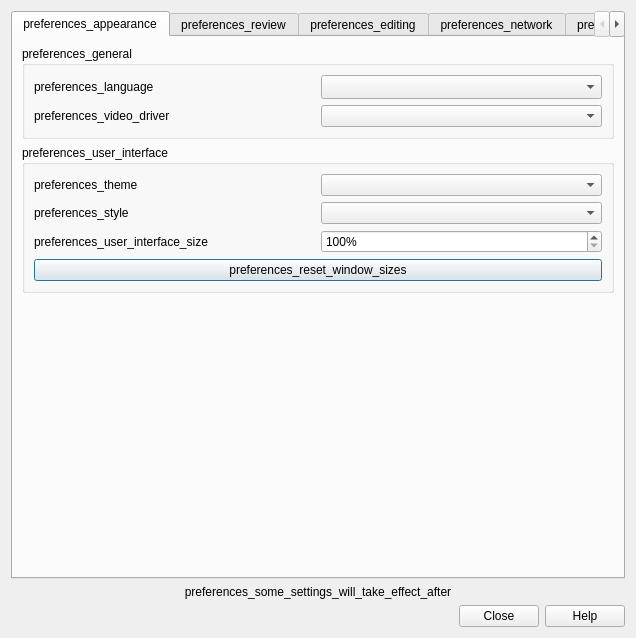
<?xml version="1.0" encoding="UTF-8"?>
<ui version="4.0">
 <class>Preferences</class>
 <widget class="QDialog" name="Preferences">
  <property name="geometry">
   <rect>
    <x>0</x>
    <y>0</y>
    <width>636</width>
    <height>638</height>
   </rect>
  </property>
  <property name="windowTitle">
   <string>preferences_preferences</string>
  </property>
  <layout class="QVBoxLayout" name="verticalLayout_2">
   <item>
    <widget class="QTabWidget" name="tabWidget">
     <property name="focusPolicy">
      <enum>Qt::FocusPolicy::StrongFocus</enum>
     </property>
     <property name="currentIndex">
      <number>0</number>
     </property>
     <widget class="QWidget" name="appearanceTab">
      <attribute name="title">
       <string>preferences_appearance</string>
      </attribute>
      <layout class="QVBoxLayout" name="verticalLayout_8">
       <item>
        <widget class="QGroupBox" name="generalGroup">
         <property name="sizePolicy">
          <sizepolicy hsizetype="Preferred" vsizetype="Preferred">
           <horstretch>0</horstretch>
           <verstretch>0</verstretch>
          </sizepolicy>
         </property>
         <property name="title">
          <string>preferences_general</string>
         </property>
         <layout class="QGridLayout" name="gridLayout_5">
          <item row="0" column="0">
           <widget class="QLabel" name="label_9">
            <property name="text">
             <string>preferences_language</string>
            </property>
            <property name="buddy">
             <cstring>lang</cstring>
            </property>
           </widget>
          </item>
          <item row="1" column="1">
           <widget class="QComboBox" name="video_driver">
            <property name="sizePolicy">
             <sizepolicy hsizetype="Preferred" vsizetype="Fixed">
              <horstretch>0</horstretch>
              <verstretch>0</verstretch>
             </sizepolicy>
            </property>
           </widget>
          </item>
          <item row="1" column="0">
           <widget class="QLabel" name="video_driver_label">
            <property name="text">
             <string>preferences_video_driver</string>
            </property>
            <property name="buddy">
             <cstring>video_driver</cstring>
            </property>
           </widget>
          </item>
          <item row="0" column="1">
           <widget class="QComboBox" name="lang">
            <property name="sizePolicy">
             <sizepolicy hsizetype="Preferred" vsizetype="Fixed">
              <horstretch>0</horstretch>
              <verstretch>0</verstretch>
             </sizepolicy>
            </property>
            <property name="sizeAdjustPolicy">
             <enum>QComboBox::SizeAdjustPolicy::AdjustToMinimumContentsLengthWithIcon</enum>
            </property>
           </widget>
          </item>
         </layout>
        </widget>
       </item>
       <item>
        <widget class="QGroupBox" name="uiGroup">
         <property name="title">
          <string>preferences_user_interface</string>
         </property>
         <layout class="QGridLayout" name="gridLayout_2">
          <item row="0" column="1">
           <widget class="QComboBox" name="theme"/>
          </item>
          <item row="2" column="1">
           <widget class="QSpinBox" name="uiScale">
            <property name="suffix">
             <string notr="true">%</string>
            </property>
            <property name="minimum">
             <number>100</number>
            </property>
            <property name="maximum">
             <number>200</number>
            </property>
            <property name="singleStep">
             <number>5</number>
            </property>
           </widget>
          </item>
          <item row="1" column="1">
           <widget class="QComboBox" name="styleComboBox">
            <property name="currentText">
             <string/>
            </property>
           </widget>
          </item>
          <item row="1" column="0">
           <widget class="QLabel" name="styleLabel">
            <property name="text">
             <string>preferences_style</string>
            </property>
            <property name="buddy">
             <cstring>styleComboBox</cstring>
            </property>
           </widget>
          </item>
          <item row="0" column="0">
           <widget class="QLabel" name="themeLabel">
            <property name="text">
             <string>preferences_theme</string>
            </property>
            <property name="buddy">
             <cstring>theme</cstring>
            </property>
           </widget>
          </item>
          <item row="2" column="0">
           <widget class="QLabel" name="uiSizeLabel">
            <property name="text">
             <string>preferences_user_interface_size</string>
            </property>
            <property name="buddy">
             <cstring>uiScale</cstring>
            </property>
           </widget>
          </item>
          <item row="3" column="0" colspan="2">
           <widget class="QPushButton" name="resetWindowSizes">
            <property name="text">
             <string>preferences_reset_window_sizes</string>
            </property>
           </widget>
          </item>
         </layout>
        </widget>
       </item>
       <item>
        <spacer name="verticalSpacer_9">
         <property name="orientation">
          <enum>Qt::Orientation::Vertical</enum>
         </property>
         <property name="sizeHint" stdset="0">
          <size>
           <width>20</width>
           <height>40</height>
          </size>
         </property>
        </spacer>
       </item>
      </layout>
     </widget>
     <widget class="QWidget" name="tab_3">
      <attribute name="title">
       <string>preferences_review</string>
      </attribute>
      <layout class="QVBoxLayout" name="review_options_layout">
       <item>
        <widget class="QGroupBox" name="schedulerGroup">
         <property name="title">
          <string>preferences_scheduler</string>
         </property>
         <layout class="QVBoxLayout" name="verticalLayout_17">
          <item>
           <layout class="QGridLayout" name="gridLayout_4">
            <property name="spacing">
             <number>12</number>
            </property>
            <item row="1" column="1">
             <widget class="QSpinBox" name="lrnCutoff">
              <property name="maximumSize">
               <size>
                <width>16777215</width>
                <height>16777215</height>
               </size>
              </property>
              <property name="suffix">
               <string>preferences_mins</string>
              </property>
              <property name="maximum">
               <number>999</number>
              </property>
             </widget>
            </item>
            <item row="2" column="0">
             <widget class="QLabel" name="label_30">
              <property name="text">
               <string>preferences_timebox_time_limit</string>
              </property>
              <property name="buddy">
               <cstring>timeLimit</cstring>
              </property>
             </widget>
            </item>
            <item row="0" column="1">
             <widget class="QSpinBox" name="dayOffset">
              <property name="maximumSize">
               <size>
                <width>16777215</width>
                <height>16777215</height>
               </size>
              </property>
              <property name="suffix">
               <string>preferences_hours_past_midnight</string>
              </property>
              <property name="maximum">
               <number>23</number>
              </property>
             </widget>
            </item>
            <item row="1" column="0">
             <widget class="QLabel" name="label_24">
              <property name="text">
               <string>preferences_learn_ahead_limit</string>
              </property>
              <property name="buddy">
               <cstring>lrnCutoff</cstring>
              </property>
             </widget>
            </item>
            <item row="0" column="0">
             <widget class="QLabel" name="label_23">
              <property name="text">
               <string>preferences_next_day_starts_at</string>
              </property>
              <property name="buddy">
               <cstring>dayOffset</cstring>
              </property>
             </widget>
            </item>
            <item row="2" column="1">
             <widget class="QSpinBox" name="timeLimit">
              <property name="suffix">
               <string>preferences_mins</string>
              </property>
              <property name="maximum">
               <number>9999</number>
              </property>
             </widget>
            </item>
           </layout>
          </item>
         </layout>
        </widget>
       </item>
       <item>
        <layout class="QHBoxLayout" name="horizontalLayout_5">
         <item>
          <widget class="QGroupBox" name="reviewerGroup">
           <property name="title">
            <string>preferences_review</string>
           </property>
           <layout class="QVBoxLayout" name="verticalLayout_5">
            <item>
             <widget class="QCheckBox" name="showPlayButtons">
              <property name="sizePolicy">
               <sizepolicy hsizetype="Fixed" vsizetype="Fixed">
                <horstretch>0</horstretch>
                <verstretch>0</verstretch>
               </sizepolicy>
              </property>
              <property name="text">
               <string>preferences_show_play_buttons_on_cards_with</string>
              </property>
             </widget>
            </item>
            <item>
             <widget class="QCheckBox" name="interrupt_audio">
              <property name="sizePolicy">
               <sizepolicy hsizetype="Fixed" vsizetype="Fixed">
                <horstretch>0</horstretch>
                <verstretch>0</verstretch>
               </sizepolicy>
              </property>
              <property name="text">
               <string>preferences_interrupt_current_audio_when_answering</string>
              </property>
             </widget>
            </item>
            <item>
             <widget class="QCheckBox" name="showProgress">
              <property name="sizePolicy">
               <sizepolicy hsizetype="Fixed" vsizetype="Fixed">
                <horstretch>0</horstretch>
                <verstretch>0</verstretch>
               </sizepolicy>
              </property>
              <property name="text">
               <string>preferences_show_remaining_card_count</string>
              </property>
             </widget>
            </item>
            <item>
             <widget class="QCheckBox" name="showEstimates">
              <property name="sizePolicy">
               <sizepolicy hsizetype="Fixed" vsizetype="Fixed">
                <horstretch>0</horstretch>
                <verstretch>0</verstretch>
               </sizepolicy>
              </property>
              <property name="text">
               <string>preferences_show_next_review_time_above_answer</string>
              </property>
             </widget>
            </item>
            <item>
             <widget class="QCheckBox" name="spacebar_rates_card">
              <property name="sizePolicy">
               <sizepolicy hsizetype="Fixed" vsizetype="Fixed">
                <horstretch>0</horstretch>
                <verstretch>0</verstretch>
               </sizepolicy>
              </property>
              <property name="text">
               <string>preferences_spacebar_rates_card</string>
              </property>
             </widget>
            </item>
            <item>
             <widget class="QCheckBox" name="render_latex">
              <property name="sizePolicy">
               <sizepolicy hsizetype="Fixed" vsizetype="Fixed">
                <horstretch>0</horstretch>
                <verstretch>0</verstretch>
               </sizepolicy>
              </property>
              <property name="text">
               <string>preferences_generate_latex_images_automatically</string>
              </property>
             </widget>
            </item>
            <item>
             <widget class="QPushButton" name="url_schemes">
              <property name="text">
               <string>preferences_url_schemes</string>
              </property>
             </widget>
            </item>
           </layout>
          </widget>
         </item>
         <item>
          <widget class="QGroupBox" name="preferences_answer_keys">
           <property name="title">
            <string>preferences_answer_keys</string>
           </property>
          </widget>
         </item>
        </layout>
       </item>
       <item>
        <spacer name="verticalSpacer_12">
         <property name="orientation">
          <enum>Qt::Orientation::Vertical</enum>
         </property>
         <property name="sizeHint" stdset="0">
          <size>
           <width>20</width>
           <height>40</height>
          </size>
         </property>
        </spacer>
       </item>
      </layout>
     </widget>
     <widget class="QWidget" name="tab_1">
      <attribute name="title">
       <string>preferences_editing</string>
      </attribute>
      <layout class="QVBoxLayout" name="verticalLayout_10">
       <item>
        <widget class="QGroupBox" name="editorGroupBox">
         <property name="title">
          <string>preferences_editing</string>
         </property>
         <layout class="QVBoxLayout" name="verticalLayout_9">
          <item>
           <widget class="QCheckBox" name="pastePNG">
            <property name="sizePolicy">
             <sizepolicy hsizetype="Fixed" vsizetype="Fixed">
              <horstretch>0</horstretch>
              <verstretch>0</verstretch>
             </sizepolicy>
            </property>
            <property name="text">
             <string>preferences_paste_clipboard_images_as_png</string>
            </property>
           </widget>
          </item>
          <item>
           <widget class="QCheckBox" name="paste_strips_formatting">
            <property name="sizePolicy">
             <sizepolicy hsizetype="Fixed" vsizetype="Fixed">
              <horstretch>0</horstretch>
              <verstretch>0</verstretch>
             </sizepolicy>
            </property>
            <property name="text">
             <string>preferences_paste_without_shift_key_strips_formatting</string>
            </property>
           </widget>
          </item>
          <item>
           <spacer name="verticalSpacer_7">
            <property name="orientation">
             <enum>Qt::Orientation::Vertical</enum>
            </property>
            <property name="sizeType">
             <enum>QSizePolicy::Policy::Fixed</enum>
            </property>
            <property name="sizeHint" stdset="0">
             <size>
              <width>20</width>
              <height>10</height>
             </size>
            </property>
           </spacer>
          </item>
          <item>
           <layout class="QHBoxLayout" name="horizontalLayout_7">
            <item>
             <widget class="QLabel" name="deck_label">
              <property name="text">
               <string>preferences_default_deck</string>
              </property>
              <property name="buddy">
               <cstring>useCurrent</cstring>
              </property>
             </widget>
            </item>
            <item>
             <widget class="QComboBox" name="useCurrent">
              <property name="sizePolicy">
               <sizepolicy hsizetype="MinimumExpanding" vsizetype="Fixed">
                <horstretch>0</horstretch>
                <verstretch>0</verstretch>
               </sizepolicy>
              </property>
              <item>
               <property name="text">
                <string>preferences_when_adding_default_to_current_deck</string>
               </property>
              </item>
              <item>
               <property name="text">
                <string>preferences_change_deck_depending_on_note_type</string>
               </property>
              </item>
             </widget>
            </item>
           </layout>
          </item>
         </layout>
        </widget>
       </item>
       <item>
        <widget class="QGroupBox" name="browserGroupBox">
         <property name="title">
          <string>preferences_browsing</string>
         </property>
         <layout class="QVBoxLayout" name="verticalLayout">
          <item>
           <layout class="QHBoxLayout" name="horizontalLayout_2">
            <item>
             <widget class="QLabel" name="search_text_label">
              <property name="text">
               <string>preferences_default_search_text</string>
              </property>
              <property name="buddy">
               <cstring>default_search_text</cstring>
              </property>
             </widget>
            </item>
            <item>
             <widget class="QLineEdit" name="default_search_text">
              <property name="placeholderText">
               <string>preferences_default_search_text_example</string>
              </property>
             </widget>
            </item>
           </layout>
          </item>
          <item>
           <widget class="QCheckBox" name="ignore_accents_in_search">
            <property name="sizePolicy">
             <sizepolicy hsizetype="Fixed" vsizetype="Fixed">
              <horstretch>0</horstretch>
              <verstretch>0</verstretch>
             </sizepolicy>
            </property>
            <property name="text">
             <string>preferences_ignore_accents_in_search</string>
            </property>
           </widget>
          </item>
         </layout>
        </widget>
       </item>
       <item>
        <spacer name="verticalSpacer_3">
         <property name="orientation">
          <enum>Qt::Orientation::Vertical</enum>
         </property>
         <property name="sizeType">
          <enum>QSizePolicy::Policy::Expanding</enum>
         </property>
         <property name="sizeHint" stdset="0">
          <size>
           <width>20</width>
           <height>20</height>
          </size>
         </property>
        </spacer>
       </item>
      </layout>
     </widget>
     <widget class="QWidget" name="tab_2">
      <attribute name="title">
       <string>preferences_network</string>
      </attribute>
      <layout class="QVBoxLayout" name="verticalLayout_4">
       <property name="spacing">
        <number>12</number>
       </property>
       <property name="leftMargin">
        <number>12</number>
       </property>
       <property name="topMargin">
        <number>12</number>
       </property>
       <property name="rightMargin">
        <number>12</number>
       </property>
       <property name="bottomMargin">
        <number>12</number>
       </property>
       <item>
        <widget class="QGroupBox" name="groupBox_5">
         <property name="title">
          <string>preferences_tab_synchronisation</string>
         </property>
         <layout class="QVBoxLayout" name="verticalLayout_12">
          <item>
           <widget class="QCheckBox" name="syncMedia">
            <property name="sizePolicy">
             <sizepolicy hsizetype="Fixed" vsizetype="Fixed">
              <horstretch>0</horstretch>
              <verstretch>0</verstretch>
             </sizepolicy>
            </property>
            <property name="text">
             <string>preferences_synchronize_audio_and_images_too</string>
            </property>
           </widget>
          </item>
          <item>
           <widget class="QCheckBox" name="syncOnProgramOpen">
            <property name="sizePolicy">
             <sizepolicy hsizetype="Fixed" vsizetype="Fixed">
              <horstretch>0</horstretch>
              <verstretch>0</verstretch>
             </sizepolicy>
            </property>
            <property name="text">
             <string>preferences_automatically_sync_on_profile_openclose</string>
            </property>
           </widget>
          </item>
          <item>
           <widget class="QCheckBox" name="autoSyncMedia">
            <property name="sizePolicy">
             <sizepolicy hsizetype="Fixed" vsizetype="Fixed">
              <horstretch>0</horstretch>
              <verstretch>0</verstretch>
             </sizepolicy>
            </property>
            <property name="text">
             <string>preferences_periodically_sync_media</string>
            </property>
           </widget>
          </item>
          <item>
           <widget class="QCheckBox" name="fullSync">
            <property name="sizePolicy">
             <sizepolicy hsizetype="Fixed" vsizetype="Fixed">
              <horstretch>0</horstretch>
              <verstretch>0</verstretch>
             </sizepolicy>
            </property>
            <property name="text">
             <string>preferences_on_next_sync_force_changes_in</string>
            </property>
           </widget>
          </item>
          <item>
           <layout class="QHBoxLayout" name="horizontalLayout_4">
            <item>
             <widget class="QLabel" name="label_2">
              <property name="text">
               <string>preferences_network_timeout</string>
              </property>
              <property name="buddy">
               <cstring>network_timeout</cstring>
              </property>
             </widget>
            </item>
            <item>
             <widget class="QSpinBox" name="network_timeout">
              <property name="suffix">
               <string>scheduling_seconds</string>
              </property>
              <property name="minimum">
               <number>30</number>
              </property>
              <property name="maximum">
               <number>99999</number>
              </property>
             </widget>
            </item>
           </layout>
          </item>
          <item>
           <layout class="QHBoxLayout" name="horizontalLayout_3">
            <item>
             <spacer name="horizontalSpacer">
              <property name="orientation">
               <enum>Qt::Orientation::Horizontal</enum>
              </property>
              <property name="sizeHint" stdset="0">
               <size>
                <width>40</width>
                <height>20</height>
               </size>
              </property>
             </spacer>
            </item>
            <item>
             <widget class="QPushButton" name="media_log">
              <property name="sizePolicy">
               <sizepolicy hsizetype="Fixed" vsizetype="Fixed">
                <horstretch>0</horstretch>
                <verstretch>0</verstretch>
               </sizepolicy>
              </property>
              <property name="text">
               <string/>
              </property>
             </widget>
            </item>
           </layout>
          </item>
         </layout>
        </widget>
       </item>
       <item>
        <widget class="QGroupBox" name="groupBox_6">
         <property name="title">
          <string>preferences_account</string>
         </property>
         <layout class="QHBoxLayout" name="horizontalLayout">
          <item>
           <widget class="QLabel" name="syncUser">
            <property name="sizePolicy">
             <sizepolicy hsizetype="Preferred" vsizetype="Preferred">
              <horstretch>0</horstretch>
              <verstretch>0</verstretch>
             </sizepolicy>
            </property>
            <property name="text">
             <string/>
            </property>
            <property name="wordWrap">
             <bool>true</bool>
            </property>
           </widget>
          </item>
          <item>
           <widget class="QPushButton" name="syncLogout">
            <property name="sizePolicy">
             <sizepolicy hsizetype="Fixed" vsizetype="Fixed">
              <horstretch>0</horstretch>
              <verstretch>0</verstretch>
             </sizepolicy>
            </property>
            <property name="text">
             <string>sync_log_out_button</string>
            </property>
            <property name="autoDefault">
             <bool>false</bool>
            </property>
           </widget>
          </item>
          <item>
           <widget class="QPushButton" name="syncLogin">
            <property name="sizePolicy">
             <sizepolicy hsizetype="Fixed" vsizetype="Fixed">
              <horstretch>0</horstretch>
              <verstretch>0</verstretch>
             </sizepolicy>
            </property>
            <property name="text">
             <string>sync_log_in_button</string>
            </property>
            <property name="autoDefault">
             <bool>false</bool>
            </property>
           </widget>
          </item>
         </layout>
        </widget>
       </item>
       <item>
        <spacer name="verticalSpacer_2">
         <property name="orientation">
          <enum>Qt::Orientation::Vertical</enum>
         </property>
         <property name="sizeHint" stdset="0">
          <size>
           <width>20</width>
           <height>40</height>
          </size>
         </property>
        </spacer>
       </item>
       <item>
        <spacer name="verticalSpacer_2">
         <property name="orientation">
          <enum>Qt::Orientation::Vertical</enum>
         </property>
         <property name="sizeHint" stdset="0">
          <size>
           <width>20</width>
           <height>40</height>
          </size>
         </property>
        </spacer>
       </item>
       <item>
        <layout class="QGridLayout" name="gridLayout_2">
         <item row="0" column="1">
          <widget class="QLineEdit" name="custom_sync_url">
           <property name="placeholderText">
            <string>preferences_custom_sync_url_disclaimer</string>
           </property>
          </widget>
         </item>
         <item row="0" column="0">
          <widget class="QLabel" name="label">
           <property name="text">
            <string>preferences_custom_sync_url</string>
           </property>
           <property name="buddy">
            <cstring>custom_sync_url</cstring>
           </property>
          </widget>
         </item>
        </layout>
       </item>
      </layout>
     </widget>
     <widget class="QWidget" name="tab">
      <attribute name="title">
       <string>preferences_backups</string>
      </attribute>
      <layout class="QVBoxLayout" name="verticalLayout_3">
       <property name="spacing">
        <number>12</number>
       </property>
       <property name="leftMargin">
        <number>12</number>
       </property>
       <property name="topMargin">
        <number>12</number>
       </property>
       <property name="rightMargin">
        <number>12</number>
       </property>
       <property name="bottomMargin">
        <number>12</number>
       </property>
       <item>
        <widget class="QGroupBox" name="groupBox_8">
         <property name="sizePolicy">
          <sizepolicy hsizetype="Preferred" vsizetype="Preferred">
           <horstretch>0</horstretch>
           <verstretch>0</verstretch>
          </sizepolicy>
         </property>
         <property name="title">
          <string>preferences_backups</string>
         </property>
         <layout class="QVBoxLayout" name="verticalLayout_15">
          <item>
           <widget class="QLabel" name="backup_explanation">
            <property name="text">
             <string>preferences_backup_explanation</string>
            </property>
            <property name="wordWrap">
             <bool>true</bool>
            </property>
           </widget>
          </item>
          <item>
           <spacer name="verticalSpacer_5">
            <property name="orientation">
             <enum>Qt::Orientation::Vertical</enum>
            </property>
            <property name="sizeType">
             <enum>QSizePolicy::Policy::Fixed</enum>
            </property>
            <property name="sizeHint" stdset="0">
             <size>
              <width>20</width>
              <height>20</height>
             </size>
            </property>
           </spacer>
          </item>
          <item>
           <layout class="QGridLayout" name="gridLayout">
            <item row="1" column="2">
             <widget class="QSpinBox" name="minutes_between_backups">
              <property name="minimum">
               <number>5</number>
              </property>
              <property name="maximum">
               <number>9999</number>
              </property>
             </widget>
            </item>
            <item row="5" column="2">
             <widget class="QSpinBox" name="monthly_backups">
              <property name="maximum">
               <number>9999</number>
              </property>
             </widget>
            </item>
            <item row="1" column="3">
             <spacer name="horizontalSpacer_2">
              <property name="orientation">
               <enum>Qt::Orientation::Horizontal</enum>
              </property>
              <property name="sizeHint" stdset="0">
               <size>
                <width>40</width>
                <height>20</height>
               </size>
              </property>
             </spacer>
            </item>
            <item row="2" column="0">
             <widget class="QLabel" name="label_3">
              <property name="text">
               <string>preferences_daily_backups</string>
              </property>
              <property name="buddy">
               <cstring>daily_backups</cstring>
              </property>
             </widget>
            </item>
            <item row="4" column="2">
             <widget class="QSpinBox" name="weekly_backups">
              <property name="maximum">
               <number>9999</number>
              </property>
             </widget>
            </item>
            <item row="5" column="0">
             <widget class="QLabel" name="label_6">
              <property name="text">
               <string>preferences_monthly_backups</string>
              </property>
              <property name="buddy">
               <cstring>monthly_backups</cstring>
              </property>
             </widget>
            </item>
            <item row="4" column="0">
             <widget class="QLabel" name="label_5">
              <property name="text">
               <string>preferences_weekly_backups</string>
              </property>
              <property name="buddy">
               <cstring>weekly_backups</cstring>
              </property>
             </widget>
            </item>
            <item row="1" column="0">
             <widget class="QLabel" name="label_7">
              <property name="text">
               <string>preferences_minutes_between_backups</string>
              </property>
              <property name="buddy">
               <cstring>minutes_between_backups</cstring>
              </property>
             </widget>
            </item>
            <item row="2" column="2">
             <widget class="QSpinBox" name="daily_backups">
              <property name="maximum">
               <number>9999</number>
              </property>
             </widget>
            </item>
            <item row="1" column="1">
             <spacer name="horizontalSpacer_3">
              <property name="orientation">
               <enum>Qt::Orientation::Horizontal</enum>
              </property>
              <property name="sizeHint" stdset="0">
               <size>
                <width>40</width>
                <height>20</height>
               </size>
              </property>
             </spacer>
            </item>
           </layout>
          </item>
          <item>
           <spacer name="verticalSpacer_6">
            <property name="orientation">
             <enum>Qt::Orientation::Vertical</enum>
            </property>
            <property name="sizeType">
             <enum>QSizePolicy::Policy::Fixed</enum>
            </property>
            <property name="sizeHint" stdset="0">
             <size>
              <width>20</width>
              <height>20</height>
             </size>
            </property>
           </spacer>
          </item>
          <item>
           <widget class="QLabel" name="openBackupFolder">
            <property name="text">
             <string>preferences_you_can_restore_backups_via_fileswitch</string>
            </property>
           </widget>
          </item>
         </layout>
        </widget>
       </item>
       <item>
        <widget class="QGroupBox" name="groupBox_9">
         <property name="title">
          <string>preferences_note</string>
         </property>
         <layout class="QVBoxLayout" name="verticalLayout_13">
          <item>
           <widget class="QLabel" name="label_4">
            <property name="text">
             <string>preferences_media_is_not_backed_up</string>
            </property>
            <property name="wordWrap">
             <bool>true</bool>
            </property>
           </widget>
          </item>
         </layout>
        </widget>
       </item>
       <item>
        <spacer name="verticalSpacer_4">
         <property name="orientation">
          <enum>Qt::Orientation::Vertical</enum>
         </property>
         <property name="sizeHint" stdset="0">
          <size>
           <width>20</width>
           <height>59</height>
          </size>
         </property>
        </spacer>
       </item>
      </layout>
     </widget>
    </widget>
   </item>
   <item>
    <widget class="QLabel" name="someSettingsLabel">
     <property name="text">
      <string>preferences_some_settings_will_take_effect_after</string>
     </property>
     <property name="alignment">
      <set>Qt::AlignmentFlag::AlignCenter</set>
     </property>
    </widget>
   </item>
   <item>
    <widget class="QDialogButtonBox" name="buttonBox">
     <property name="orientation">
      <enum>Qt::Orientation::Horizontal</enum>
     </property>
     <property name="standardButtons">
      <set>QDialogButtonBox::StandardButton::Close|QDialogButtonBox::StandardButton::Help</set>
     </property>
    </widget>
   </item>
  </layout>
 </widget>
 <tabstops>
  <tabstop>lang</tabstop>
  <tabstop>video_driver</tabstop>
  <tabstop>theme</tabstop>
  <tabstop>styleComboBox</tabstop>
  <tabstop>uiScale</tabstop>
  <tabstop>resetWindowSizes</tabstop>
  <tabstop>dayOffset</tabstop>
  <tabstop>lrnCutoff</tabstop>
  <tabstop>timeLimit</tabstop>
  <tabstop>showPlayButtons</tabstop>
  <tabstop>interrupt_audio</tabstop>
  <tabstop>showProgress</tabstop>
  <tabstop>showEstimates</tabstop>
  <tabstop>spacebar_rates_card</tabstop>
  <tabstop>render_latex</tabstop>
  <tabstop>url_schemes</tabstop>
  <tabstop>pastePNG</tabstop>
  <tabstop>paste_strips_formatting</tabstop>
  <tabstop>useCurrent</tabstop>
  <tabstop>default_search_text</tabstop>
  <tabstop>ignore_accents_in_search</tabstop>
  <tabstop>syncMedia</tabstop>
  <tabstop>syncOnProgramOpen</tabstop>
  <tabstop>autoSyncMedia</tabstop>
  <tabstop>fullSync</tabstop>
  <tabstop>network_timeout</tabstop>
  <tabstop>media_log</tabstop>
  <tabstop>syncLogout</tabstop>
  <tabstop>syncLogin</tabstop>
  <tabstop>custom_sync_url</tabstop>
  <tabstop>minutes_between_backups</tabstop>
  <tabstop>daily_backups</tabstop>
  <tabstop>weekly_backups</tabstop>
  <tabstop>monthly_backups</tabstop>
  <tabstop>buttonBox</tabstop>
  <tabstop>tabWidget</tabstop>
 </tabstops>
 <resources/>
 <connections>
  <connection>
   <sender>buttonBox</sender>
   <signal>accepted()</signal>
   <receiver>Preferences</receiver>
   <slot>accept()</slot>
   <hints>
    <hint type="sourcelabel">
     <x>285</x>
     <y>439</y>
    </hint>
    <hint type="destinationlabel">
     <x>157</x>
     <y>274</y>
    </hint>
   </hints>
  </connection>
  <connection>
   <sender>buttonBox</sender>
   <signal>rejected()</signal>
   <receiver>Preferences</receiver>
   <slot>reject()</slot>
   <hints>
    <hint type="sourcelabel">
     <x>332</x>
     <y>439</y>
    </hint>
    <hint type="destinationlabel">
     <x>286</x>
     <y>274</y>
    </hint>
   </hints>
  </connection>
 </connections>
</ui>
